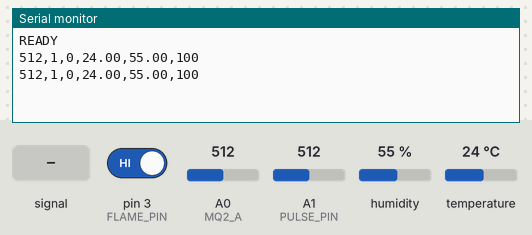
The sketch below on a simulated Arduino Uno, built with avr-gcc and run on an emulated ATmega328P. Parts: the last lines printed to the serial monitor. Inputs (shaded band) come from the test bench; at power-on: humidity 55 %, A0 (MQ2_A) = 512, A1 (PULSE_PIN) = 512, pin 3 (FLAME_PIN) HIGH, temperature 24 °C.

Above: at 3.2 s.
3.3 s: A1 (PULSE_PIN) fed a 200 Hz sine of ±81 counts around its level
At 4.6 s:
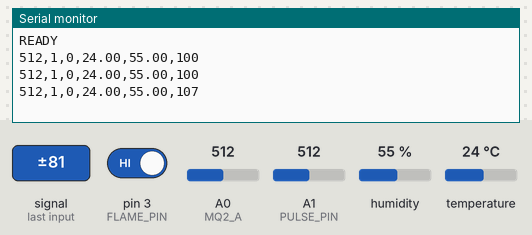
4.8 s: humidity set to 22 %
At 5.7 s:
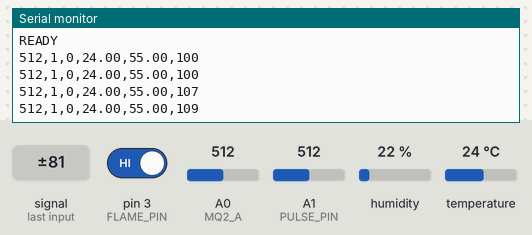
6.3 s: A0 (MQ2_A) set to 390
At 7.6 s:
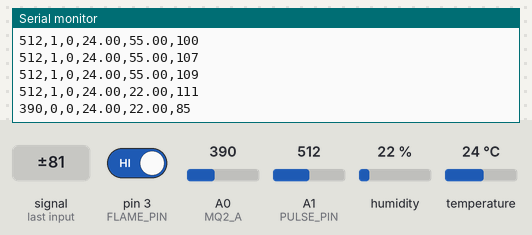
7.8 s: A1 (PULSE_PIN) set to 390
At 9.2 s:
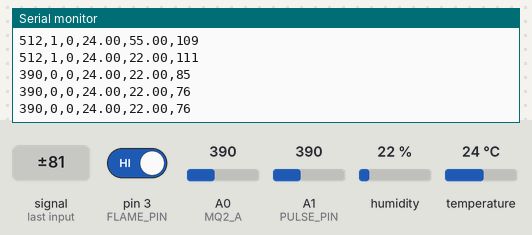
9.3 s: pin 3 (FLAME_PIN) driven LOW
At 10.6 s:
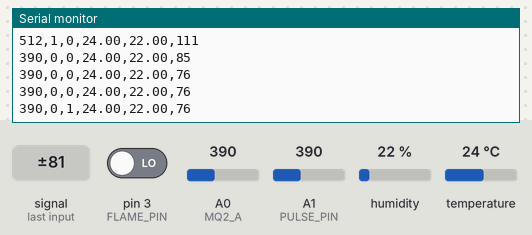
10.8 s: temperature set to 12 °C
At 11.9 s:
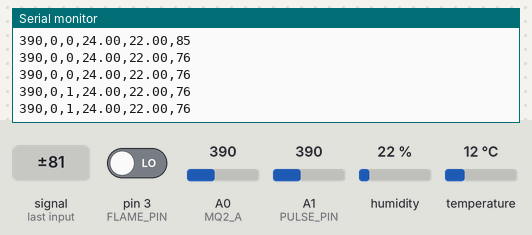
Timing chart, 0 to 13.3 s (numbered marks = the images above; inputs shaded):
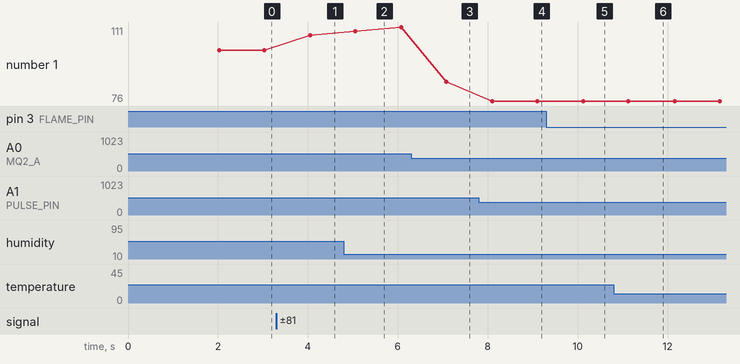

The sketch:

sketch_oct07a.ino
```cpp
#include <DHT.h>

// ---------------- Pin Definitions ----------------
#define DHTPIN 5          // DHT11 data pin
#define DHTTYPE DHT11
#define MQ2_A A0          // MQ-2 analog output
#define MQ2_D 7           // MQ-2 digital output (optional)
#define FLAME_PIN 3       // Flame sensor digital pin (active LOW)
#define PULSE_PIN A1      // Pulse sensor analog input

// ---------------- Sensor Objects ----------------
DHT dht(DHTPIN, DHTTYPE);

// ---------------- Threshold ----------------
int gasThreshold = 400;   // Analog threshold for MQ-2 detection

// ---------------- Setup ----------------
void setup() {
  Serial.begin(9600);
  dht.begin();

  pinMode(MQ2_A, INPUT);
  pinMode(MQ2_D, INPUT);
  pinMode(FLAME_PIN, INPUT_PULLUP);  // Active LOW
  pinMode(PULSE_PIN, INPUT);

  delay(2000); // Sensor warm-up
  Serial.println("READY");
}

// ---------------- Main Loop ----------------
void loop() {
  // --- MQ-2 Gas Sensor ---
  int gasValue = analogRead(MQ2_A);               // 0–1023
  int gasDetected = (gasValue >= gasThreshold) ? 1 : 0;

  // --- Flame Sensor (Active LOW) ---
  int flameRaw = digitalRead(FLAME_PIN);
  int flameDetected = (flameRaw == LOW) ? 1 : 0;

  // --- DHT11 Temperature & Humidity ---
  float temperature = dht.readTemperature();
  float humidity = dht.readHumidity();
  bool dht_ok = (!isnan(temperature) && !isnan(humidity));

  if (!dht_ok) {
    temperature = -127.0;
    humidity = -1.0;
  }

  // --- Pulse Sensor ---
  int pulseValue = analogRead(PULSE_PIN);
  // Normalize a bit (simple smoothing)
  pulseValue = map(pulseValue, 0, 1023, 0, 200); // optional scaling

  // --- CSV Output for Raspberry Pi ---
  // Format: gasValue,gasDetected,flameDetected,temperature,humidity,pulse
  Serial.print(gasValue); Serial.print(",");
  Serial.print(gasDetected); Serial.print(",");
  Serial.print(flameDetected); Serial.print(",");
  Serial.print(temperature); Serial.print(",");
  Serial.print(humidity); Serial.print(",");
  Serial.println(pulseValue);

  delay(1000);
}
```

Measured:
- after the input at 3.3 s, the serial monitor: prints a new line after 0.75 s (image 1)
- after the input at 6.3 s, the serial monitor: prints a new line after 0.78 s (image 3)
- after the input at 7.8 s, the serial monitor: prints a new line after 0.30 s (image 4)
- after the input at 9.3 s, the serial monitor: prints a new line after 0.83 s (image 5)
- plotted number 1: 100 → 107 after the input at 3.3 s, 85 → 76 after the input at 7.8 s
